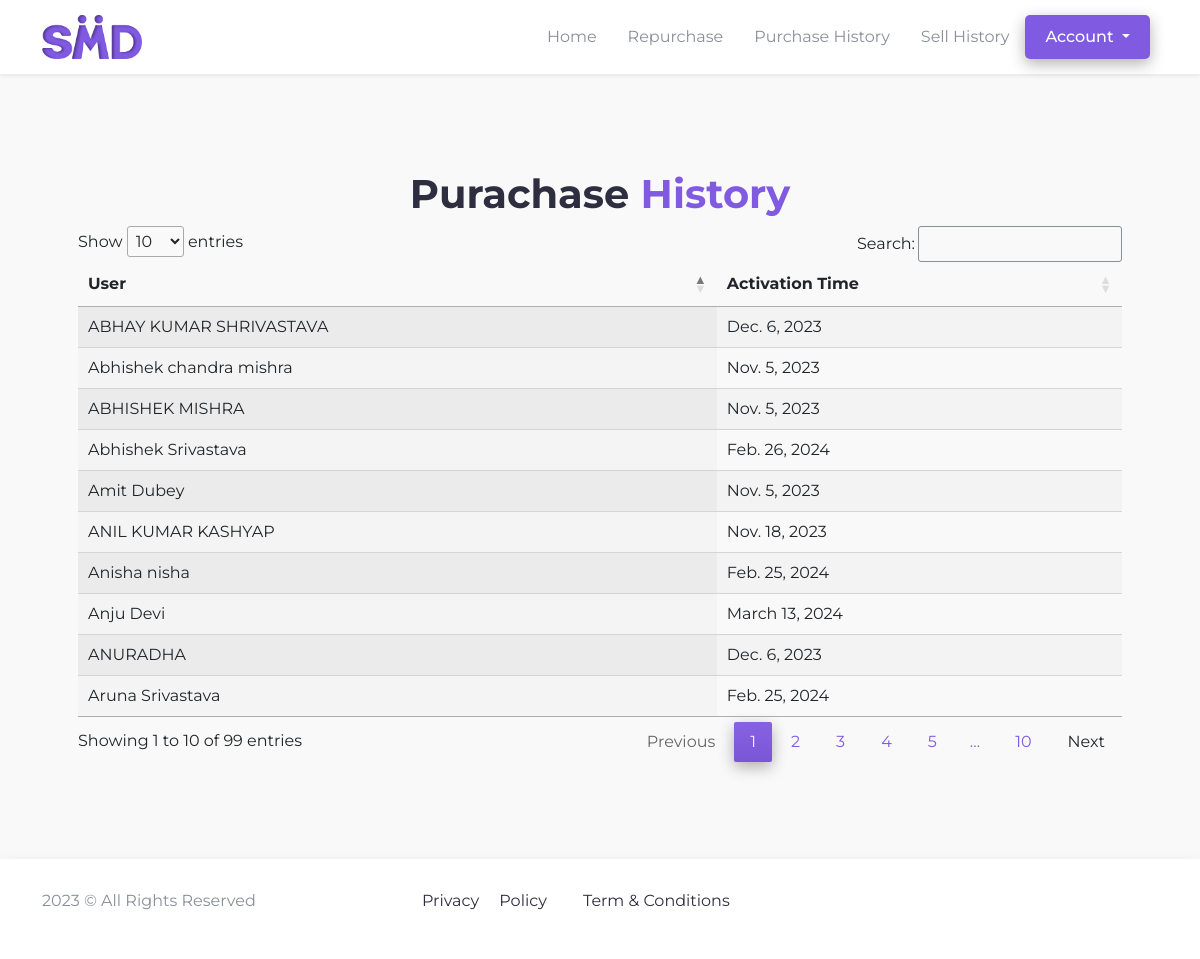
The page /franchise/sell-history (signed in) on the database its author committed.
### franchise/models.py (models this page shows, shortened)
class activationHistory(models.Model):
    id = models.AutoField(primary_key=True)
    supplier = models.ForeignKey(Franchise, on_delete=models.CASCADE)
    user = models.ForeignKey(Accociate, on_delete=models.CASCADE)
    activation_time = models.DateField(auto_now=True)

### agents/models.py (models this page shows, shortened)
class Accociate(models.Model):
    user = models.OneToOneField(User, on_delete=models.CASCADE)
    name = models.CharField(max_length=200)
    email = models.CharField(max_length=150)
    phone = models.CharField(max_length=12, blank=True, null=True)
    profile_picture = models.FileField(upload_to="profile/", null=True, blank=True)
    aadhar = models.CharField(max_length=50, null=True, blank=True)
    aadhar_img = models.FileField(upload_to="aadhar/", null=True, blank=True)
    pan = models.CharField(max_length=150, null=True, blank=True)
    nominee = models.CharField(max_length=150, default="Nominee Name")
    account_number = models.CharField(max_length=150, null=True, blank=True)
    bank_name = models.CharField(max_length=150, default="Enter your bank Name..")
    bank_ifsc = models.CharField(max_length=150, default="")
    branch_name = models.CharField(max_length=200, default="Branch Name..")
    dob = models.DateField()
    address = models.TextField(default="Enter Your Address...")
    created_at = models.DateTimeField(auto_now_add=True)
    updated_at = models.DateTimeField(auto_now=True)
    sponsor = models.ForeignKey('self', on_delete=models.SET_NULL, null=True, blank=True, related_name='referrals')
    level = models.CharField(max_length=150, choices=level, null=True, blank=True)
    parent = models.ForeignKey('self', on_delete=models.SET_NULL, null=True, blank=True, related_name='pareint')
    leg = models.CharField(max_length=200, choices=legs, blank=True, null=True)
    is_active = models.BooleanField(default=False)
    def __str__(self):
        return self.name

### franchise/views.py (the view)
# urls.py: path("sell-history", views.sellHistory, name="sell-history"),
@login_required
def sellHistory(request):
    user = User.objects.get(username=request.user)
    supplier = Franchise.objects.get(user=user)
    history = activationHistory.objects.filter(supplier=supplier)
    context = {
        "history":history
    }
    return render(request, "franchise/pages/sell.html", context)

### template/franchise/pages/sell.html (shortened to what this page needs)
{% extends "../base.html" %}
{% block title %}Sell History{% endblock title %}{% block css %}
<link
  rel="stylesheet"
  href="https://cdn.datatables.net/1.13.6/css/jquery.dataTables.css"
/>
<link
  rel="stylesheet"
  href="https://cdn.datatables.net/responsive/2.5.0/css/responsive.bootstrap5.min.css"
/>
{% endblock css %}
{% block content %}
<section id="profile">
    <div class="container my-5 p-5">
      <h1 class="text-center">Purachase <span>History</span></h1>
      <table id="myTable" class="display">
        <thead>
          <tr>
            <th>User</th>
            <th>Activation Time</th>
          </tr>
        </thead>
        <tbody>
          {% for data in history %}
             <tr>
              <td>{{ data.user }}</td>
              <td>{{ data.activation_time}}</td>
             </tr>
          {% endfor %}
        </tbody>
      </table>
    </div>
</section>
{% endblock content %}

### static/client/css/style.css (style rules this page uses)
* { margin: 0; padding: 0; list-style-type: none; text-decoration: none !important; box-sizing: border-box; font-family: 'Montserrat', sans-serif; }
:root { --blue1: #6F83FF; --blue: #815AE2; --pink: #FF8BB9; --black: #2F2E41; --bg: #F9F1FE; --white: #FFFFFF; --grey: #89909a; --success-bg: #E6F9F1; --success: #18C57E; --bg2: #f9f9f9; }
html, body { height: 100%; width: 100%; background-color: var(--bg2); }
h1 { font-weight: 55px !important; font-weight: 700; color: var(--black); }
span { color: var(--blue); }

### rows shown on the page
activationHistory: user "Abhishek chandra mishra", activation_time "Nov. 5, 2023"
activationHistory: user "ABHISHEK MISHRA", activation_time "Nov. 5, 2023"
activationHistory: user "Amit Dubey", activation_time "Nov. 5, 2023"
activationHistory: user "ANIL KUMAR KASHYAP", activation_time "Nov. 18, 2023"
activationHistory: user "ABHAY KUMAR SHRIVASTAVA", activation_time "Dec. 6, 2023"
activationHistory: user "ANURADHA", activation_time "Dec. 6, 2023"
activationHistory: user "Aruna Srivastava", activation_time "Feb. 25, 2024"
activationHistory: user "Anisha nisha", activation_time "Feb. 25, 2024"
activationHistory: user "Abhishek Srivastava", activation_time "Feb. 26, 2024"
activationHistory: user "Anju Devi", activation_time "March 13, 2024"
